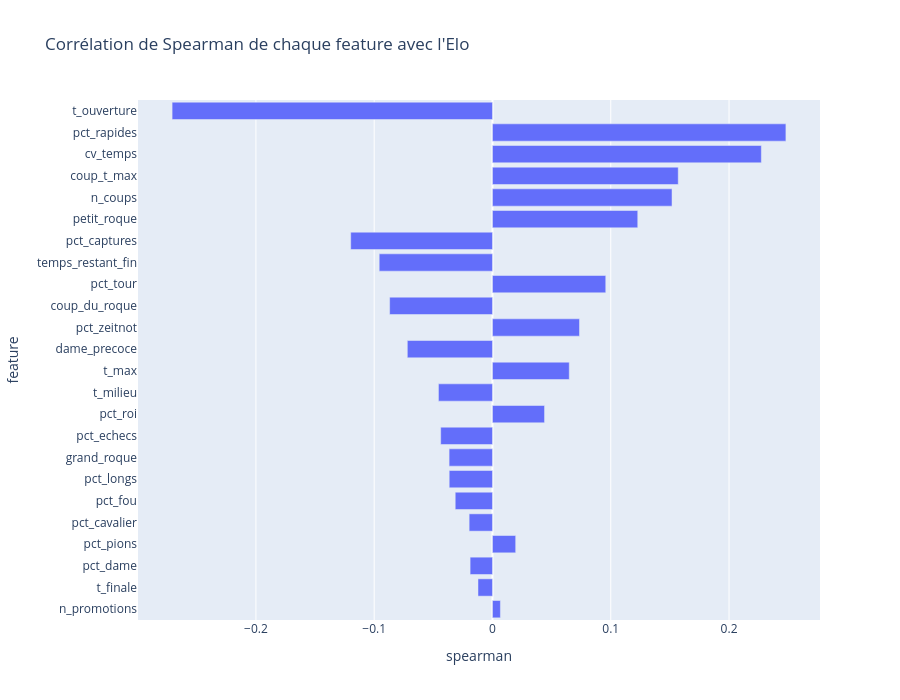

The notebook cell saved with this chart:
### Markdown cell above
## 6. Table finale

### Code cell
recap = spearman(feats, num)
fig = px.bar(recap.sort(pl.col("spearman").abs()), x="spearman", y="feature", orientation="h", height=700,
             title="Corrélation de Spearman de chaque feature avec l'Elo")
fig.show()
recap

### Figure 1 — Plotly figure (JSON) as saved in the notebook; plotly's stock layout.template omitted (floating-point values rounded to 4 significant figures)
{"data": [{"hovertemplate": "spearman=%{x}<br>feature=%{y}<extra></extra>", "legendgroup": "", "marker": {"color": "#636efa", "pattern": {"shape": ""}}, "name": "", "orientation": "h", "showlegend": false, "textposition": "auto", "type": "bar", "x": [0.006698, -0.01226, -0.01891, 0.01961, -0.01973, -0.0315, -0.03659, -0.03668, -0.04379, 0.04401, -0.04569, 0.06491, -0.07201, 0.07357, -0.08695, 0.09578, -0.09578, -0.1199, 0.1228, 0.1518, 0.1571, 0.2273, 0.2481, -0.2709], "xaxis": "x", "y": ["n_promotions", "t_finale", "pct_dame", "pct_pions", "pct_cavalier", "pct_fou", "pct_longs", "grand_roque", "pct_echecs", "pct_roi", "t_milieu", "t_max", "dame_precoce", "pct_zeitnot", "coup_du_roque", "pct_tour", "temps_restant_fin", "pct_captures", "petit_roque", "n_coups", "coup_t_max", "cv_temps", "pct_rapides", "t_ouverture"], "yaxis": "y"}], "layout": {"barmode": "relative", "height": 700, "legend": {"tracegroupgap": 0}, "title": {"text": "Corrélation de Spearman de chaque feature avec l'Elo"}, "xaxis": {"anchor": "y", "domain": [0.0, 1.0], "title": {"text": "spearman"}}, "yaxis": {"anchor": "x", "domain": [0.0, 1.0], "title": {"text": "feature"}}}}
